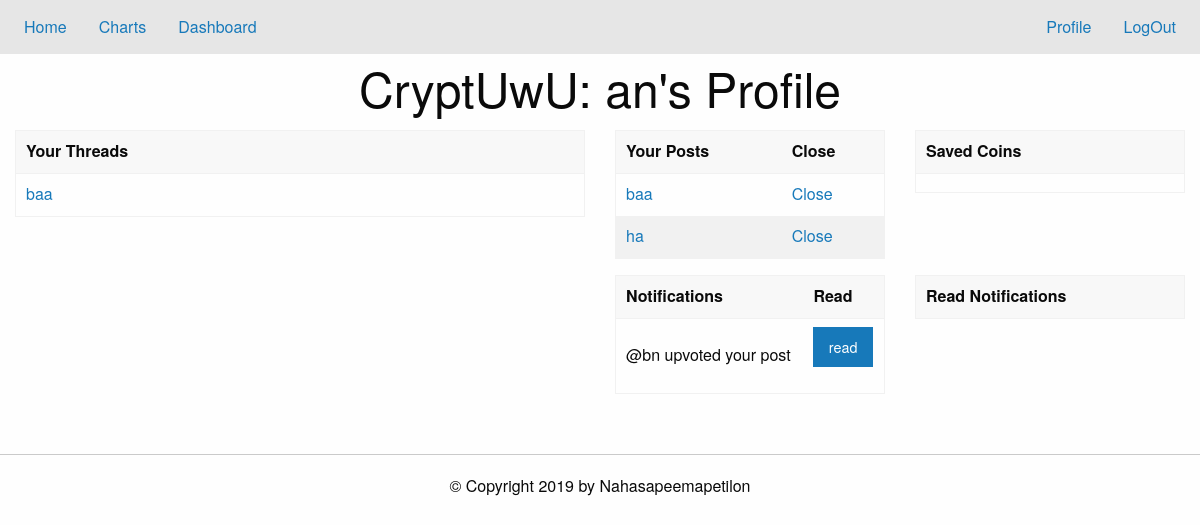
/profile (signed in), run on the app's committed database.
### tables this page shows
CREATE TABLE an_threads (threadID INT PRIMARY KEY, post TEXT);

CREATE TABLE an_posts (threadID INT, postID INT, post TEXT);

CREATE TABLE an_notifications (user TEXT, action TEXT, threadID INT, postID INT, read INT);

### app.py (the view, shortened to what this page needs)
@app.route('/profile', methods=['POST', 'GET'])
def load_profile():
    if noUser():
        return redirect('/')
    db = sqlite3.connect('./data/base.db')
    c = db.cursor()
    if request.method=='GET':
        coins=dbEditor.getCoins(c,session['username'])
        threads=dbEditor.userThreads(c, session['username'])
        posts=dbEditor.userPosts(c,session['username'])
        readPosts =dbEditor.getReadNotifs(c,session['username'])
        readPosts=dbEditor.getReadNotifs(c,session['username'])
        unreadPosts =dbEditor.getUnreadNotifs(c,session['username'])
        db.close()
        return render_template('profile.html', coins=coins, threads=threads, posts=posts,read_posts=readPosts, unread_posts=unreadPosts,user=session['username'])

### app.py (called while the page is built)
def noUser():
    return 'username' not in session.keys()

### util/dbEditor.py (called while the page is built)
def foo_char_html(str): # parses through username
    return str.replace('&', '&amp;').replace('<', '&lt;').replace('>', '&gt;')

def getCoins(cursor,user): # get list of coins user likes
    t = cursor.execute("SELECT listCoins from coins WHERE username = ?;", (foo_char_html(user),)).fetchone()[0]
    val = t.split("!")
    return val

def userThreads(cursor,user):
    v = "SELECT post,threadID FROM " + user + "_threads;"
    l = list(cursor.execute(v))
    return l

def userPosts(cursor,user):
    v = "SELECT * FROM " + user + "_posts;"
    l = list(cursor.execute(v))
    return l

def getReadNotifs(cursor,user):
    v = "SELECT * FROM " + user + "_notifications WHERE read = ?;"
    return list(cursor.execute(v,(1,)))

def getUnreadNotifs(cursor,user):
    v = "SELECT * FROM " + user + "_notifications WHERE read = ?;"
    return list(cursor.execute(v,(0,)))

### templates/profile.html (shortened to what this page needs)
{% extends "home.html" %}
{% block content %}
<h1 class="text-center"> CryptUwU: {{user}}'s Profile</h1>
<div class="grid-container">
  <div class="grid-x grid-padding-x">
    <div class="cell small-6">
      <table class="hover">
	<thead><tr>
	    <th> Your Threads </th>
	</tr></thead>
	<tbody>
	  {% for thread in threads %}
	  <tr>
	    <td><a href="/thread?id={{thread[1]}}">{{ thread[0] }}</a></td>
	  </tr>
	  {% endfor %}
	</tbody>
      </table>
    </div>
    <div  class="cell small-6">
      <div class="grid-x grid-padding-x">
	<div  class="cell small-6">
	  <table class="hover">
	    <thead><tr>
		<th> Your Posts
		</th>
		<th> Close</th>
	    </tr></thead>
	    <tbody>
	      {% for post in posts %}
	      <tr data-closable>
		<td><a href="/thread?id={{post[0]}}#{{post[1]}}">{{ post[2] }}</a>
		</td>
		<td><a href="#" data-close>Close</a>
		</td>
	      </tr>
	      {% endfor %}
	    </tbody>
	  </table>
	</div>
	<div  class="cell small-6">
	  <table class="hover">
	    <thead><tr><th> Saved Coins </th></tr></thead>
	    <tbody>
	      {% for coin in coins %}
	      <tr><td>{{ coin }}</td></tr>
	      {% endfor %}
	    </tbody>
	  </table>
	</div>
      </div>
      <div class="grid-x grid-padding-x">
	<div  class="cell small-6">
	  <table class="hover">
	    <thead><tr><th> Notifications </th><th> Read</th>
	    </tr></thead>
	    <tbody>
	      {% for post in unread_posts %}
	      <tr data-closable><td>@{{post[0]}} {{post[1]}} your post</td>
		<td>
		  <form action="#" method="POST">
		    <input type="submit" class="button"  name="act" value="read" data-close>
		  </form>
	      </tr>
	      {% endfor %}
	    </tbody>
	  </table>
	</div>
	<div class="small-6 cell">
	  <table class="hover">
	    <thead><tr><th> Read Notifications </th>
	    </tr></thead>
	  </table>
	</div>
      </div>
    </div>
  </div>
</div>
{% endblock %}

### data on the page
an_threads: post "baa"
an_posts: post "baa"
an_posts: post "ha"
an_notifications: user "bn", action "upvoted"

### other printed values
{{ user }} "an"
